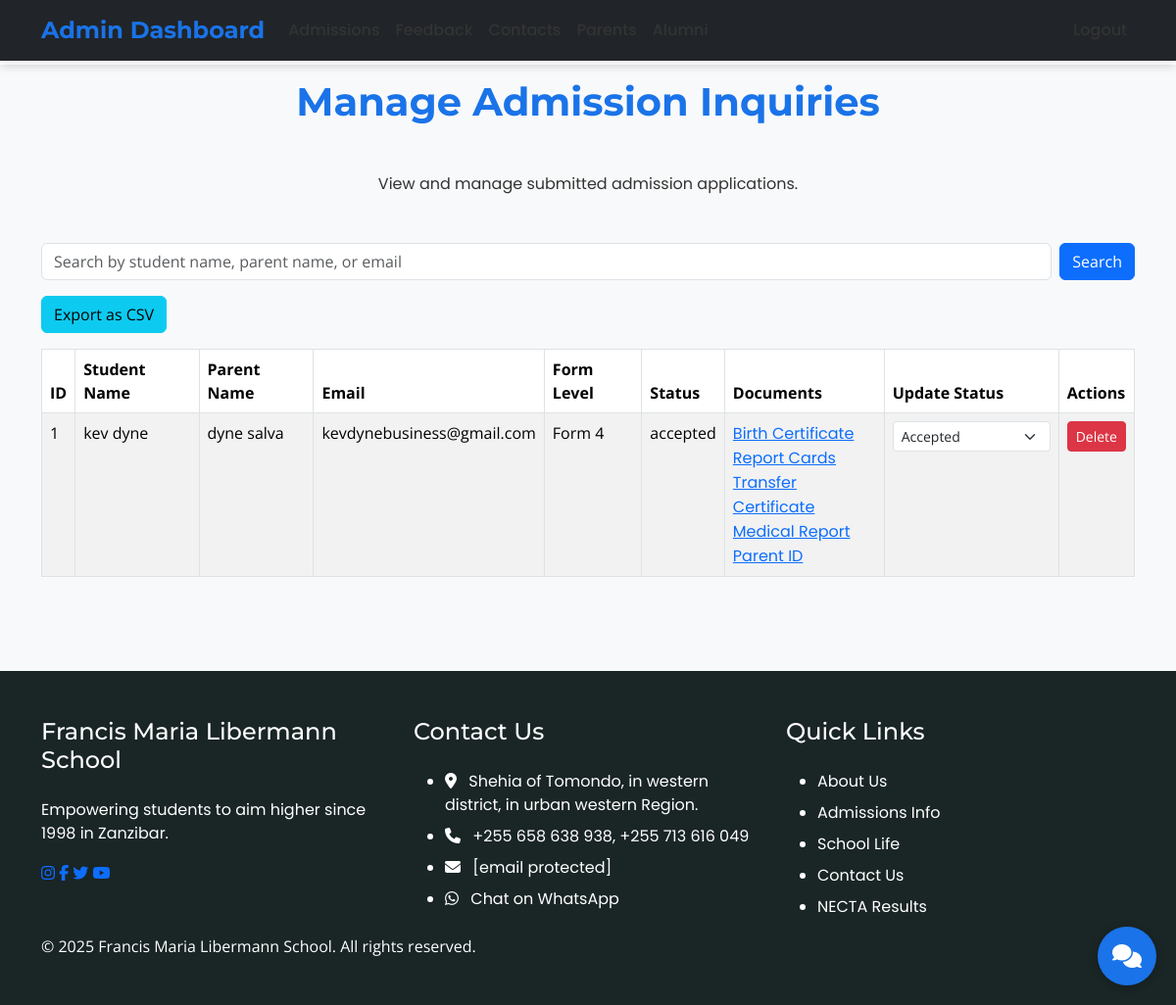
Before: /admin/admissions (signed in) with the older database file.
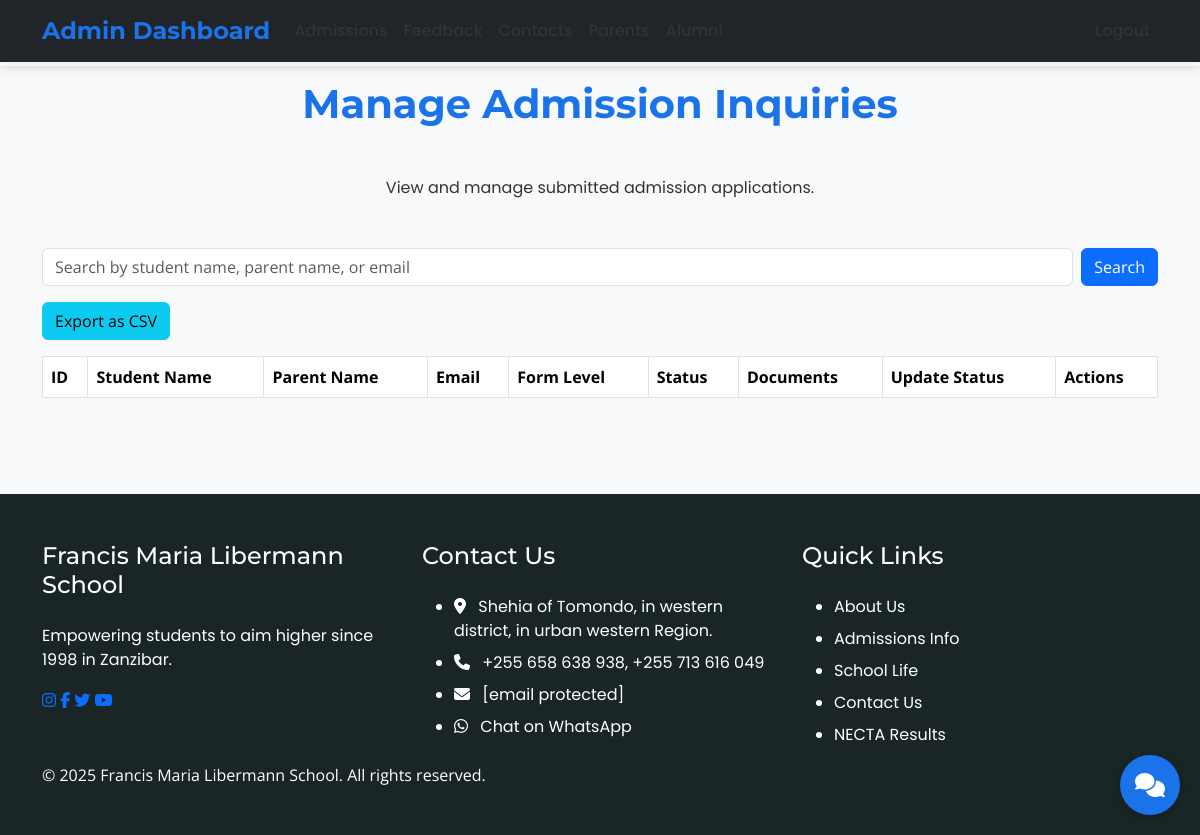
After: the same page with the newer database file.
### app/models.py (models this page shows, shortened)
class AdmissionInquiry(db.Model):
    id = db.Column(db.Integer, primary_key=True)
    student_name = db.Column(db.String(100), nullable=False)
    date_of_birth = db.Column(db.String(10), nullable=False)
    gender = db.Column(db.String(10), nullable=False)
    parent_name = db.Column(db.String(100), nullable=False)
    email = db.Column(db.String(120), nullable=False)
    phone = db.Column(db.String(15), nullable=False)
    form_level = db.Column(db.String(10), nullable=False)
    previous_school = db.Column(db.String(100), nullable=False)
    last_grade = db.Column(db.String(10), nullable=False)
    birth_certificate_path = db.Column(db.String(200))
    report_cards_path = db.Column(db.String(200))
    transfer_certificate_path = db.Column(db.String(200))
    medical_report_path = db.Column(db.String(200))
    parent_id_path = db.Column(db.String(200))
    message = db.Column(db.Text)
    status = db.Column(db.String(20), default='pending_payment')
    created_at = db.Column(db.DateTime, default=datetime.utcnow)

### app/routes.py (the view, shortened to what this page needs)
@main.route('/admin/admissions', methods=['GET', 'POST'])
@login_required
def admin_admissions():
    search_query = request.form.get('search', '') if request.method == 'POST' else ''
    if search_query:
        applications = AdmissionInquiry.query.filter(
            (AdmissionInquiry.student_name.ilike(f'%{search_query}%')) |
            (AdmissionInquiry.parent_name.ilike(f'%{search_query}%')) |
            (AdmissionInquiry.email.ilike(f'%{search_query}%'))
        ).all()
    else:
        applications = AdmissionInquiry.query.all()
    return render_template('admin_admissions.html', applications=applications, search_query=search_query)

### app/templates/admin_admissions.html (shortened to what the changed rows need)
{% extends "base.html" %}
{% block content %}
<section class="section bg-light">
    <div class="container">
        <h2 class="section-title">Manage Admission Inquiries</h2>
        <div class="row">
            <div class="col-md-12">
                <table class="table table-bordered table-striped">
                    <thead>
                        <tr>
                            <th>ID</th>
                            <th>Student Name</th>
                            <th>Parent Name</th>
                            <th>Email</th>
                            <th>Form Level</th>
                            <th>Status</th>
                            <th>Documents</th>
                            <th>Update Status</th>
                            <th>Actions</th>
                        </tr>
                    </thead>
                    <tbody>
                        {% for app in applications %}
                        <tr>
                            <td>{{ app.id }}</td>
                            <td>{{ app.student_name }}</td>
                            <td>{{ app.parent_name }}</td>
                            <td>{{ app.email }}</td>
                            <td>{{ app.form_level }}</td>
                            <td>{{ app.status }}</td>
                            <td>
                                {% if app.birth_certificate_path %}
                                <a href="{{ url_for('main.download_file', filename=app.birth_certificate_path|replace('uploads/', '')) }}">Birth Certificate</a><br>
                                {% endif %}
                                {% if app.report_cards_path %}
                                <a href="{{ url_for('main.download_file', filename=app.report_cards_path|replace('uploads/', '')) }}">Report Cards</a><br>
                                {% endif %}
                                {% if app.transfer_certificate_path %}
                                <a href="{{ url_for('main.download_file', filename=app.transfer_certificate_path|replace('uploads/', '')) }}">Transfer Certificate</a><br>
                                {% endif %}
                                {% if app.medical_report_path %}
                                <a href="{{ url_for('main.download_file', filename=app.medical_report_path|replace('uploads/', '')) }}">Medical Report</a><br>
                                {% endif %}
                                {% if app.parent_id_path %}
                                <a href="{{ url_for('main.download_file', filename=app.parent_id_path|replace('uploads/', '')) }}">Parent ID</a>
                                {% endif %}
                            </td>
                            <td>
                                <form method="POST" style="display:inline;">
                                    <select name="status" class="form-select form-select-sm d-inline" onchange="this.form.submit()" style="width: auto;">
                                        <option value="accepted" {% if app.status == 'accepted' %}selected{% endif %}>Accepted</option>
                                    </select>
                                </form>
                            </td>
                            <td>
                                <form method="POST" action="{{ url_for('main.delete_admission', app_id=app.id) }}"
                                    onsubmit="return confirm('Are you sure you want to delete this admission application? This will also delete all associated documents.');"
                                    class="display: inline;">
                                    <button type="submit" class="btn btn-danger btn-sm">Delete</button>
                                </form>
                            </td>
                        </tr>
                        {% endfor %}
                    </tbody>
                </table>
            </div>
        </div>
</section>
{% endblock %}

Changed rows visible on the page:
removed AdmissionInquiry: id "1", student_name "kev dyne", parent_name "dyne salva", email "kevdynebusiness@gmail.com", form_level "Form 4", status "accepted", status "Accepted"
